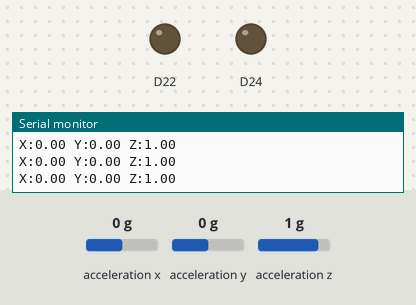
A sketch run on a simulated Arduino Nano 33 BLE. Shown: output pins drawn as LEDs (lit = HIGH), the last lines printed to the serial monitor. Inputs (shaded band) come from the test bench; at power-on: acceleration x 0 g, acceleration y 0 g, acceleration z 1 g.

Above: at 1.2 s.
1.3 s: acceleration x set to 0.2 g
At 2.0 s:
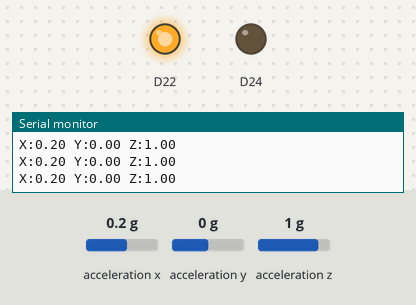
2.8 s: acceleration y set to 0.3 g
At 4.0 s:
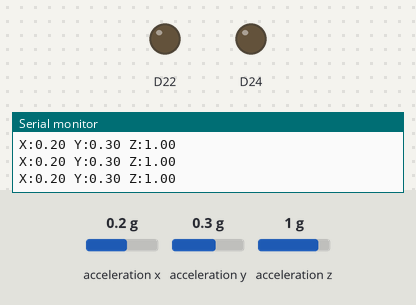
4.3 s: acceleration z set to 0.4 g
5.8 s: acceleration z set to 0.1 g
At 7.0 s:
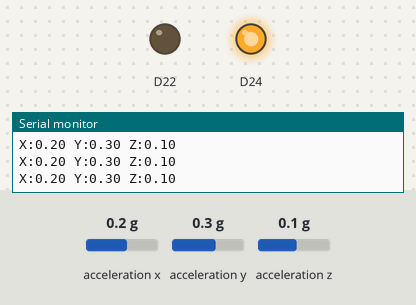
7.3 s: acceleration y set to -1.4 g
At 7.8 s:
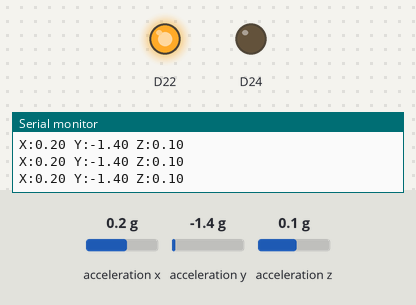
8.8 s: acceleration x set to -1.4 g
At 9.9 s:
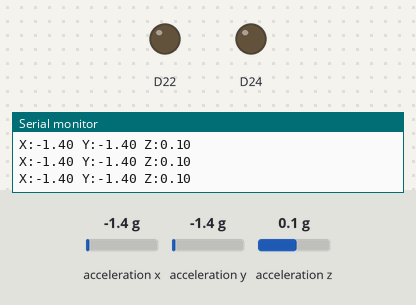
Timing chart, 0 to 11.3 s (numbered marks = the images above; inputs shaded):
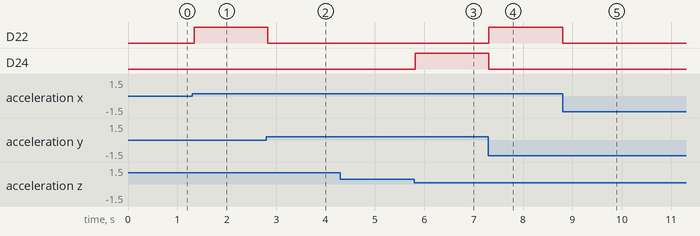

Measured:
- the behaviour switches between 0 and 0.1 g on acceleration x (found by bisection; images 0 and 1)
- the behaviour switches between 0.1 and 0.2 g on acceleration y (found by bisection; images 1 and 2)
- the behaviour switches between 0.3 and 0.2 g on acceleration z (found by bisection; images 2 and 3)
- after the input at 1.3 s, D22: LOW → HIGH at once
- after the input at 2.8 s, D22: HIGH → LOW at once
- after the input at 5.8 s, D24: LOW → HIGH at once
- after the input at 7.3 s, D22: LOW → HIGH at once; D24: HIGH → LOW at once
- after the input at 8.8 s, D22: HIGH → LOW at once

The sketch:

accelerometer.ino
```cpp
#include <Arduino_LSM9DS1.h>

float x, y, z;

void setup() {
  Serial.begin(9600);
  while (!Serial);

  if (!IMU.begin()) {
    Serial.println("Failed to initialize IMU!");
    while (1);
  }

  Serial.println("IMU initialized");

  pinMode(LEDR, OUTPUT);
  pinMode(LEDB, OUTPUT);

  // RGB LEDs are active LOW
  digitalWrite(LEDR, HIGH);
  digitalWrite(LEDB, HIGH);
}

void loop() {
  if (IMU.accelerationAvailable()) {

    IMU.readAcceleration(x, y, z);

    // Send values to Serial Plotter
    Serial.print("X:");
    Serial.print(x);
    Serial.print(" ");

    Serial.print("Y:");
    Serial.print(y);
    Serial.print(" ");

    Serial.print("Z:");
    Serial.println(z);

    // LED indication based on orientation
    if (y > x && y > z) {
      // Red
      digitalWrite(LEDR, LOW);
      digitalWrite(LEDB, HIGH);

    } else if (y < x && y < z) {
      // Blue
      digitalWrite(LEDR, HIGH);
      digitalWrite(LEDB, LOW);

    } else if (z > x && z > y) {
      // Purple (Red + Blue)
      digitalWrite(LEDR, LOW);
      digitalWrite(LEDB, LOW);
    }

    delay(50);
  }
}
```
